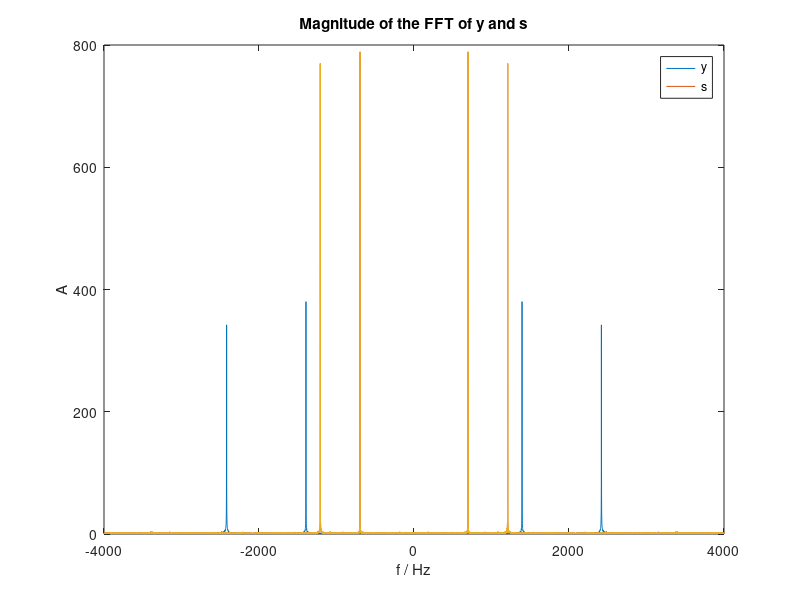
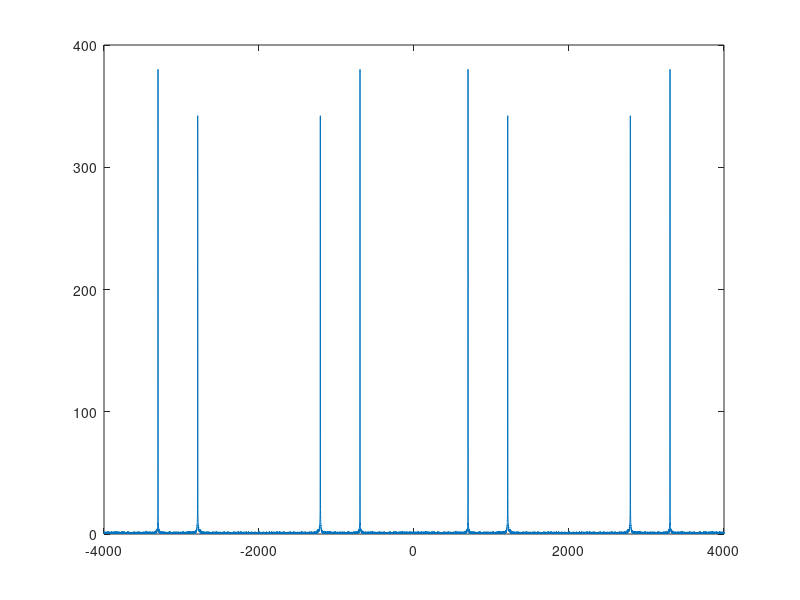
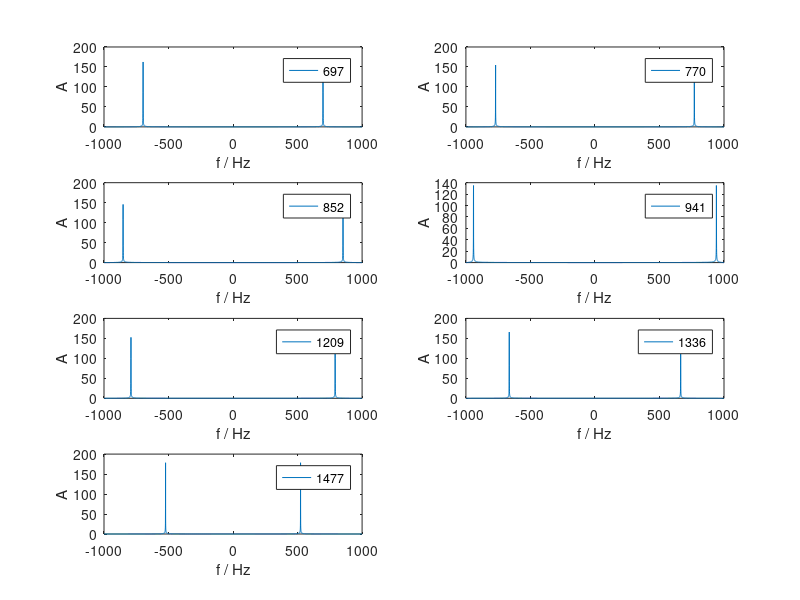

Write the MATLAB code that produced these figures, in order. (Note: this script raises an error after producing the figures.)
%% %%Changing the Sampling Rate%% %%

clear all
close all
clc

%% Gererate a pair of sinusoid x1 and x2
A = 0.1; % Amplitude
f1 = 697; % x1 frequency
f2 = 1209; % x2 frequency
fs = 8000; % Sampling frequency
t = [0 : 1/ fs: 2 ]; % [ start : step : end ]

x1 = A*cos(2*pi*f1*t); % x1
x2 = A*cos(2*pi*f2*t); % x2
x = x1 + x2; % Sum of the sinusoids x

soundsc(x, fs);

%% Gererate a Gaussian white noise
An = 0.01; % Amplitude
fs = 8000; % Sampling frequency

n = An .* randn(1, length(0 : 1/ fs: 2)); % n

soundsc(n, fs);

%% Signal Construction
s = x + n; % s

soundsc(s, fs);

%% Downsampling
s2 = downsample(s,2); % s2

soundsc(s2, fs);

S2 = fft(s2); % Compute DFT of s2
ms2 = abs(S2); % Magnitude
fs2 = 0:fs/(length(s2)-1):fs; % Frequency vector

S = fft(s); % Compute DFT of s
ms = abs(S); % Magnitude
fss = 0:fs/(length(s)-1):fs; % Frequency vector

figure(1)
plot(fs2 - fs/2,fftshift(ms2)); % Shift the spectrum to origin
hold on
plot(fss - fs/2,fftshift(ms)); % Shift the spectrum to origin
title("Magnitude of the FFT of s2 and s")
legend('s2','s')
xlabel('f / Hz')
ylabel('A')

%% Upsampling
y = upsample(s2,2); % y

soundsc(y, fs);

Y = fft(y); % Compute DFT of y
my = abs(Y); % Magnitude
fy = 0:fs/(length(y)-1):fs; % Frequency vector
hold on
plot(fss - fs/2,fftshift(ms)); % Shift the spectrum to origin
title("Magnitude of the FFT of y and s")
legend('y','s')
xlabel('f / Hz')
ylabel('A')
figure(2)
plot(fy - fs/2,fftshift(my)); % Shift the spectrum to origin


%% Generate a sinusoid
An = 0.1; % Amplitude
f1 = [697 770 852 941 1209 1336 1477]; % x1 frequency: 697 Hz, 770 Hz, 852 Hz, 941 Hz, 1209 Hz, 1336 Hz, 1477Hz
fs = 2000; % Sampling frequency
t = [0 : 1/ fs: 2 ]; % [ start : step : end ]

figure(3)
for i = 1: 7
    xx(i,:) = An*cos(2*pi*f1(i)*t); % xx
    XX = fft(xx(i,:));
    fxx = 0:fs/(length(xx(i,:))-1):fs;
    subplot(4,2,i)
    plot(fxx - fs/2,fftshift(abs(XX)));
    legend(num2str(f1(i)))
    xlabel('f / Hz')
    ylabel('A')
end   
sgtitle('Magnitude of the FFT when using frequencies in DTMF(Hz)')
soundsc(xx(i,:), fs);


